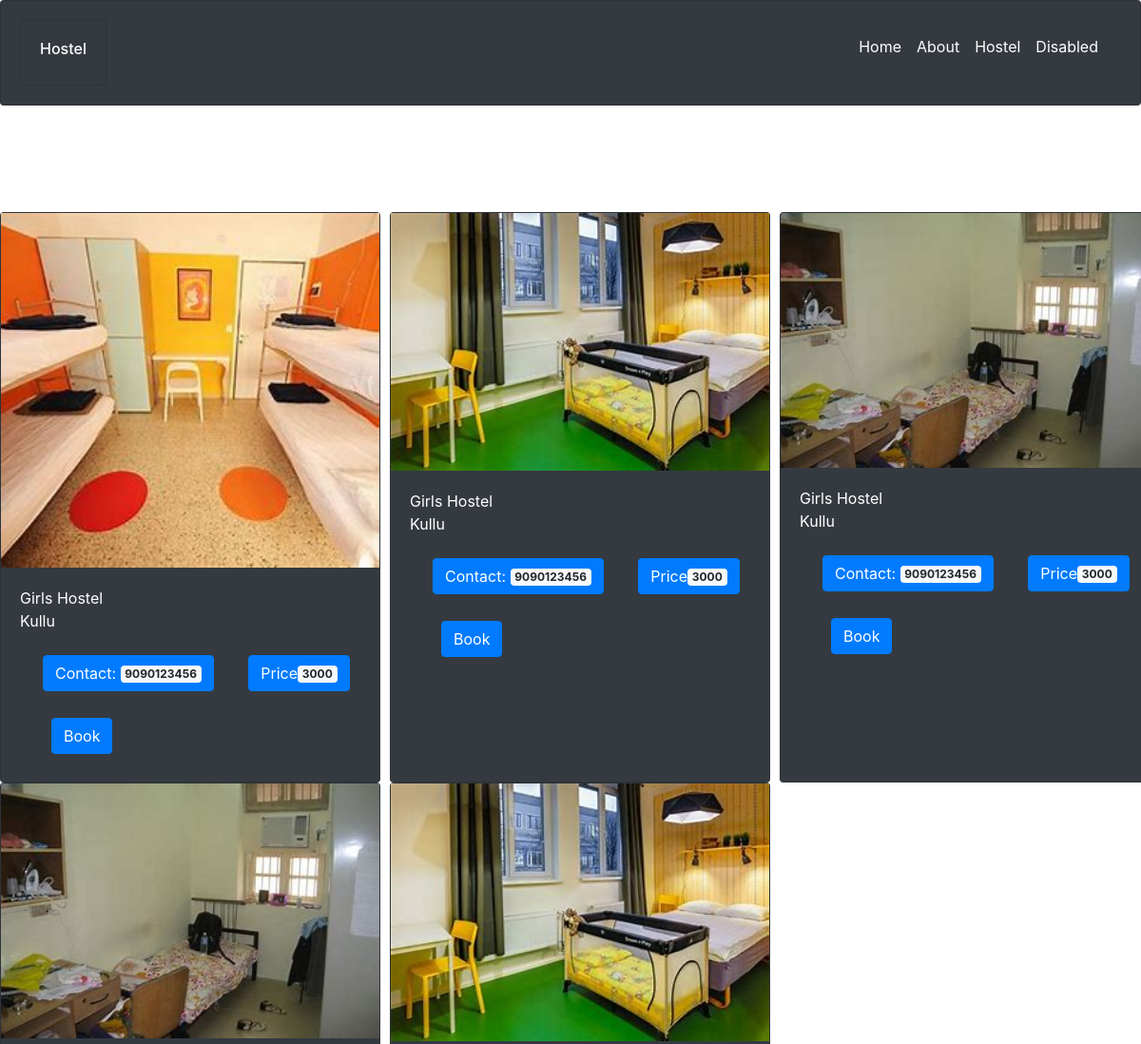
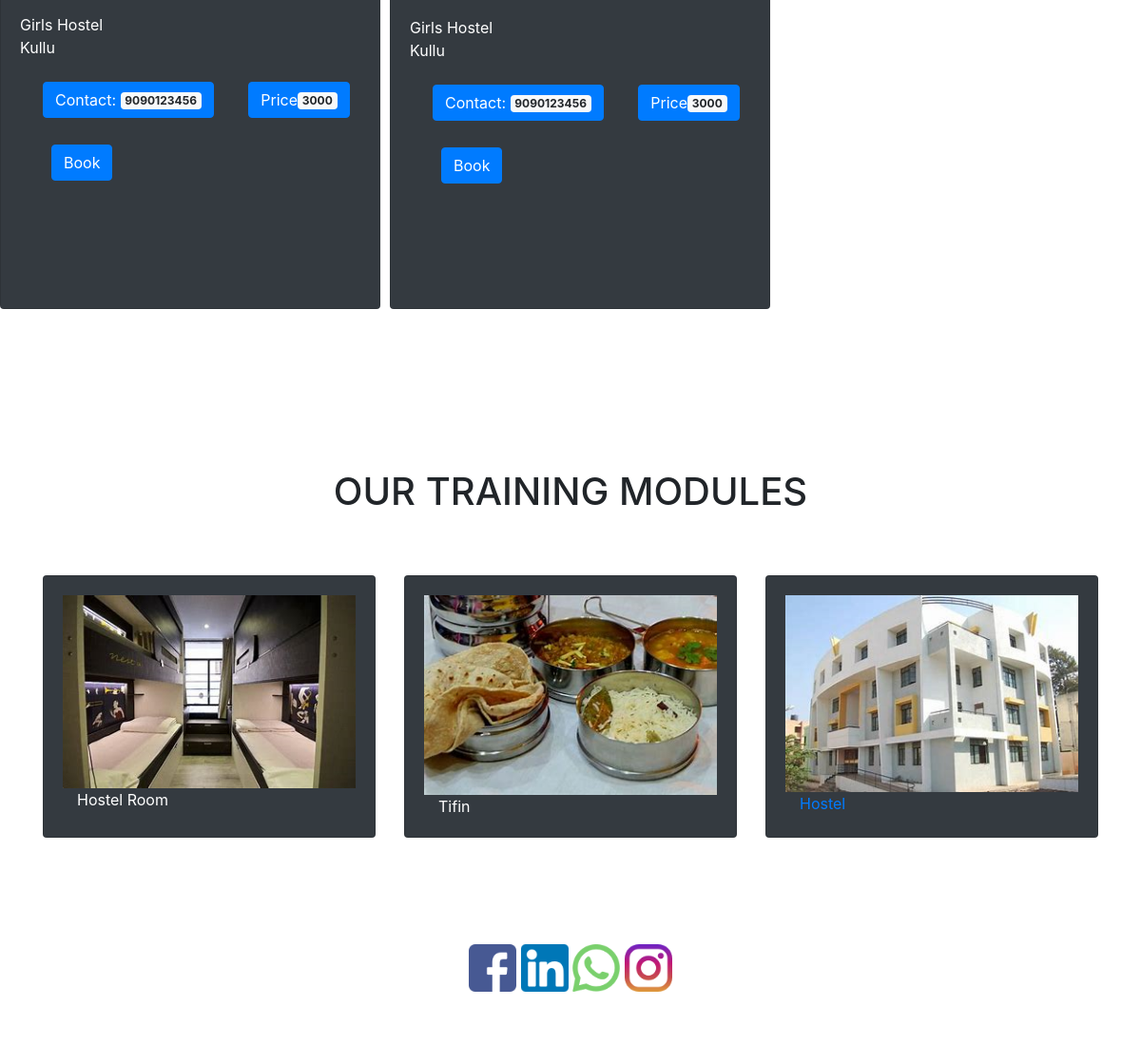
The app's page /showRooms/3 with its own data (2 pictures, top to bottom).
### hostelbookingapp/models.py (models this page shows, shortened)
class Room(models.Model):
	seat=models.IntegerField()
	roomImg=models.FileField(upload_to='upload/hostel/room')
	avaliable=models.BooleanField(default=False)
	hostel=models.ForeignKey(Hostel,on_delete=models.CASCADE)
	def __str__(self):
		return f'{"room with"+str(self.seat)+"seaters"}-{self.roomImg}';

class Hostel(models.Model):
	hostelName=models.CharField(max_length=120)
	TYPE=(
			('Girls Hostel','Girls Hostel'),
			('Boys Hostel','Boys Hostel'),
		)
	type=models.CharField(max_length=20,choices=TYPE)
	AVALIABILITY=(('avaliable','avaliable'),
		('unavaliable','unavaliable'),
		)
	avaliable=models.CharField(max_length=20,choices=AVALIABILITY)
	images=models.FileField(upload_to='upload/hostel')
	description=models.CharField(max_length=2000)
	city=models.ForeignKey(City,on_delete=models.CASCADE)
	location=models.CharField(max_length=120)
	owner=models.CharField(max_length=50)
	price=models.IntegerField()
	contact=models.CharField(max_length=10,default="90909")

class City(models.Model):
	cityName=models.CharField(max_length=120)
	stateName=models.ForeignKey(State,on_delete=models.CASCADE)
	def __str__(self):
		return self.cityName

### hostelbookingapp/views.py (the view)
# urls.py: path("showRooms/<hostel_id>",views.showRooms,name="showRooms"),
def showRooms(request,hostel_id):
	hostel=Hostel.objects.get(pk=hostel_id)
	room=Room.objects.filter(hostel=hostel)
	print(room)
	context={}
	context['rooms']=room
	return render(request,"hostelbookingapp/showRooms.html",context)

### hostelbookingapp/templates/hostelbookingapp/showRooms.html (shortened to what this page needs)
{% load static %}
<!DOCTYPE html>
<html>
	<head>
		<link rel="stylesheet" href="https://stackpath.bootstrapcdn.com/bootstrap/4.3.0/css/bootstrap.min.css">
	</head>
	<body>
		<div class="card bg-dark responsive text-white" >
			<div class="card-body">
				<div class="row">
					<div class="col-4 ">
						<div class="card float-left bg-dark">
							<div class="card-body">
								<span ><h6>Hostel</h6></span>
							</div>
						</div>
					</div>
					<div class="col-4">
					</div>
					<div class="col-4  text-white">
						<nav class="navbar navbar-expand-lg justify-content-center navbar-light bg-dark float-right">
							  <div class="collapse navbar-collapse" id="navbarSupportedContent">
							    <ul class="navbar-nav mr-auto">
							      <li class="nav-item active">
							        <a class="nav-link text-white" href="{% url 'index' %}">Home <span class="sr-only">(current)</span></a>
							      </li>
							      <li class="nav-item">
							        <a class="nav-link text-white" href="#about">About</a>
							      </li>
							      <li class="nav-item">
							        <a class="nav-link text-white" href="#" tabindex="-1" aria-disabled="true">Hostel</a>
							      </li>
							      <li class="nav-item">
							        <a class="nav-link text-white" href="#" tabindex="-1" aria-disabled="true">Disabled</a>
							      </li>
							    </ul>
							  </div>
							</nav>
					</div>
				</div>
			</div>
		</div>
		<h1>&nbsp;</h1>
		<h1>&nbsp;</h1>
		<div id="demo" class="carousel slide responsive" data-ride="carousel">
			  <ul class="carousel-indicators">
			    <li data-target="#demo" data-slide-to="0" class="active"></li>
			    <li data-target="#demo" data-slide-to="1"></li>
			    <li data-target="#demo" data-slide-to="2"></li>
			  </ul>
				   	  <div class="row responsive">
				   	 	{% for x in rooms %}
						<div class="col-4 p-8 m-12">
							<div class="card bg-dark p-8" style="width: 400px;height:600px;">
								<img src="../static/{{x.roomImg}}" class="img-fluid " alt="...">
								<div class="card-body">
									<div class="card-text text-white">{{x.hostel.type}}</div>
									<div class="card-text text-white">{{x.hostel.city}}</div>
									<button type="button" class="btn btn-primary m-4">
  											Contact: <span class="badge badge-light">{{x.hostel.contact}}</span>
										</button>
									<span>
										<button type="button" class="btn btn-primary m-2">
  											Price<span class="badge badge-light">{{x.hostel.price}}</span>
										</button>
										{% if x.avaliable %}
											<a type="button" class="btn btn-primary
											ml-4 mr-4 mt-1"  href="{% url 'tenantPage' x.id%}" >Book</a>
										{% else %}
											<button type="button" class="btn btn-primary Disabled ml-4 mr-4 mt-1">Filled</button>
										{% endif %}
								    </span>
								</div>
							</div>
						</div>
						{% endfor %}
						</div>
  			<h1>&nbsp;</h1>
  			<h1>&nbsp;</h1>
	<div class="row">
		<h1 class="col-sm-12 text-center">&nbsp;</h1>
	</div>
	<div class="row">
		<h1 class="col-sm-12 text-center">OUR TRAINING MODULES </h1>
	</div>
	<div class="row">
		<h1 class="col-sm-12 text-center">&nbsp;</h1>
	</div>
	<div class="container">
		<div class="card-deck col-xs-6">
			<div class="card bg-dark">
				<div class="card-body">
				    <img src="{% static 'images/host1.png' %}" class="img-fluid " alt="...">
				      	<a href="#" class="col-sm-12  text-center text-justify text-white">Hostel Room</a>
				</div>
			</div>
			<div class="card bg-dark">
				<div class="card-body">
				    <img src="{% static 'images/tifin6.png' %}" class="img-fluid " alt="...">
				      	<a href="#" class="col-sm-12 text-center text-justify text-white">Tifin</a>
				</div>
			</div>
			<div class="card bg-dark">
				<div class="card-body">
				    <img src="{% static 'images/hostbuil1.png' %}"  class="img-fluid" alt="...">
				    <a href="{% url 'hostel' %}" class="col-sm-12 text-center text-justify">Hostel</a>
				</div>
			</div>
		</div>
	</div>
		<h1>&nbsp;</h1>
		<h1>&nbsp;</h1>
		<div class=" container responsive text-center ">
			<img src="{% static 'images/facebookpic.png' %}" class="img-fluid responsive" style="width:50px;height:50px;" />
			<img src="{% static 'images/linkdinpic.png' %}" class="img-fluid responsive" style="width:50px;height:50px;" />
			<img src="{% static 'images/whatspp.png' %}" class="img-fluid responsive" style="width:50px;height:50px;" />
			<img src="{% static 'images/instrapic.png' %}" class="img-fluid responsive"  style="width:50px;height:50px;"/>
		</div>
		<h1>&nbsp;</h1>
	</body>
</html>

### records on screen
Room: roomImg (picture), hostel.type "Girls Hostel", hostel.city "Kullu", hostel.contact "9090123456", hostel.price "3000", avaliable "Book"
Room: roomImg (picture), hostel.type "Girls Hostel", hostel.city "Kullu", hostel.contact "9090123456", hostel.price "3000", avaliable "Book"
Room: roomImg (picture), hostel.type "Girls Hostel", hostel.city "Kullu", hostel.contact "9090123456", hostel.price "3000", avaliable "Book"
Room: roomImg (picture), hostel.type "Girls Hostel", hostel.city "Kullu", hostel.contact "9090123456", hostel.price "3000", avaliable "Book"
Room: roomImg (picture), hostel.type "Girls Hostel", hostel.city "Kullu", hostel.contact "9090123456", hostel.price "3000", avaliable "Book"
